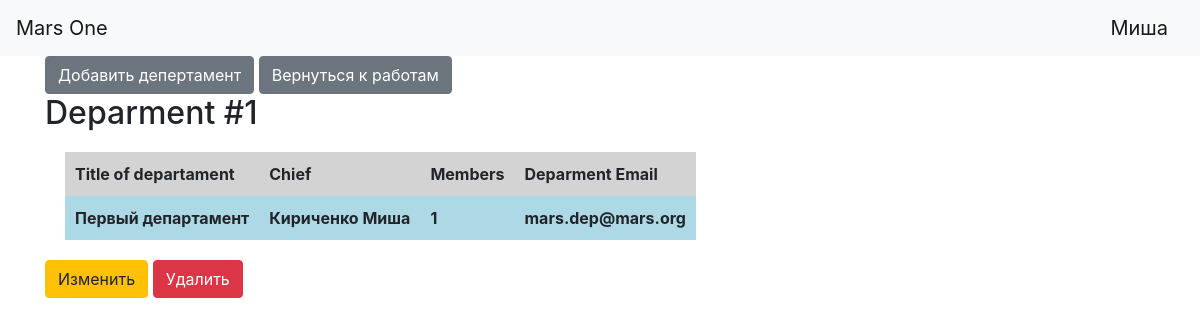
The page /departments (signed in) on the database its author committed.
### data/users.py (models this page shows, shortened)
class User(SqlAlchemyBase, UserMixin, SerializerMixin):
    __tablename__ = 'users'
    id = sqlalchemy.Column(sqlalchemy.Integer,
                           primary_key=True,
                           autoincrement=True)
    surname = sqlalchemy.Column(sqlalchemy.String, nullable=True)
    name = sqlalchemy.Column(sqlalchemy.String, nullable=True)
    age = sqlalchemy.Column(sqlalchemy.Integer, nullable=True)
    position = sqlalchemy.Column(sqlalchemy.String, nullable=True)
    speciality = sqlalchemy.Column(sqlalchemy.String, nullable=True)
    address = sqlalchemy.Column(sqlalchemy.String, nullable=True)
    email = sqlalchemy.Column(sqlalchemy.String, nullable=True, unique=True)
    hashed_password = sqlalchemy.Column(sqlalchemy.String, nullable=True)
    modified_date = sqlalchemy.Column(sqlalchemy.DateTime, default=datetime.datetime.now)
    city_from = sqlalchemy.Column(sqlalchemy.String, nullable=True)
    jobs = orm.relationship("Jobs", back_populates='user')
    departments = orm.relationship("Departments", back_populates='user')

### data/departaments.py (models this page shows)
class Departments(SqlAlchemyBase, SerializerMixin):
    __tablename__ = 'departments'
    id = sqlalchemy.Column(
        sqlalchemy.Integer, primary_key=True, autoincrement=True)
    title = sqlalchemy.Column(sqlalchemy.String, nullable=True)
    chief = sqlalchemy.Column(
        sqlalchemy.Integer, sqlalchemy.ForeignKey("users.id"))
    members = sqlalchemy.Column(sqlalchemy.String, nullable=True)
    email = sqlalchemy.Column(sqlalchemy.String, nullable=True, unique=True)
    user = orm.relationship('User')

### main.py (the view)
@app.route('/departments')
def departments():
    db = db_session.create_session()
    departments = db.query(Departments).all()
    data = []
    ides = []
    users = []
    for dep in departments:
        chief = db.query(User).filter(User.id == dep.chief).first()
        data.append(
            (dep.title, f'{chief.surname} {chief.name}', dep.members, dep.email))
        ides.append(dep.id)
        users.append(dep.user)
    return render_template('departments.html', data=data, ides=ides, title='Страница Миссии', users=users)

### data/db_session.py (called while the page is built)
def create_session() -> Session:
    global __factory
    return __factory()

### main.py (called while the page is built)
@login_manager.user_loader
def load_user(user_id):
    db_sess = db_session.create_session()
    return db_sess.query(User).get(user_id)

### templates/departments.html
{% extends "base.html" %}
{% block content %}
{% if current_user.is_authenticated %}
<a href="/departments_add" class="btn btn-secondary">Добавить депертамент</a>
<a href="/" class="btn btn-secondary">Вернуться к работам</a>
{% endif %}
{% set headers = ['Title of departament', 'Chief', 'Members', 'Deparment Email'] %}
{% for job in data %}
<h2>Deparment #{{ides[loop.index0]}}</h2>
<table>
    <thead>
        <tr>
            {% for title in headers %}
            <th>{{title}}</th>
            {% endfor %}
        </tr>
    </thead>
    <tbody>
        <tr>
            {% for item in job %}
            <th>{{ item }}</th>
            {% endfor %}
        </tr>
    </tbody>
</table>
{% if current_user.is_authenticated and current_user == users[loop.index0] or current_user.id == 1%}
<div>
    <a href="/departments/{{ ides[loop.index0] }}" class="btn btn-warning">
        Изменить
    </a>
    <a href="/department_delete/{{ ides[loop.index0] }}" class="btn btn-danger">
        Удалить
    </a>
</div>
{% endif %}
{% endfor %}
{% endblock %}

### templates/base.html (shortened to what this page needs)
<!doctype html>
<html lang="en">
<head>
    <link rel="stylesheet" href="static/css/style.css">
    <link rel="stylesheet" href="https://stackpath.bootstrapcdn.com/bootstrap/4.4.1/css/bootstrap.min.css">
</head>
  <body>
    <header>
      <nav class="navbar navbar-light bg-light">
        <a class="navbar-brand" href="#">Mars One</a>
        {% if current_user.is_authenticated %}
          <a class="navbar-brand" href="/logout">{{ current_user.name }}</a>
        {% else %}
          <p>
              <a class="btn btn-primary " href="/register">Зарегистрироваться</a>
              <a class="btn btn-success" href="/login">Войти</a>
          </p>
        {% endif %}
      </nav>
    </header>
    <main role="main" class="container">
        {% block content %}{% endblock %}
    </main>
  </body>
</html>

### static/css/style.css (style rules this page uses)
thead th { background-color: lightgray; }
tbody th { background-color: lightblue; }
table th { padding: 10px; }
table { margin: 20px; }

### rows shown on the page
User: name "Миша"
Departments: ides "1", headers "Title of departament" "Chief" "Members" "Deparment Email", title "Первый департамент", job "Кириченко Миша" "1", email "mars.dep@mars.org"
